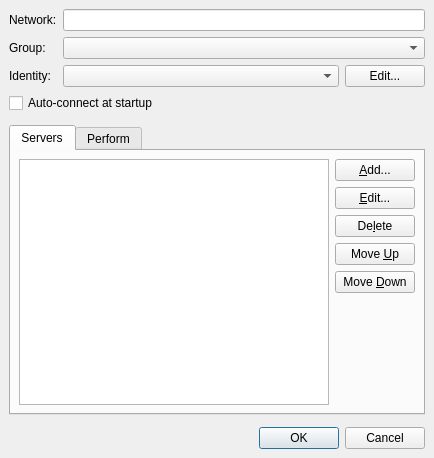
<ui version="4.0" >
 <class>NetworkEditDlg</class>
 <widget class="QDialog" name="NetworkEditDlg" >
  <property name="geometry" >
   <rect>
    <x>0</x>
    <y>0</y>
    <width>434</width>
    <height>458</height>
   </rect>
  </property>
  <property name="windowTitle" >
   <string>Edit Network Settings</string>
  </property>
  <layout class="QVBoxLayout" >
   <property name="margin" >
    <number>9</number>
   </property>
   <property name="spacing" >
    <number>6</number>
   </property>
   <item>
    <layout class="QGridLayout" >
     <property name="margin" >
      <number>0</number>
     </property>
     <property name="spacing" >
      <number>6</number>
     </property>
     <item row="2" column="0" >
      <widget class="QLabel" name="label_3" >
       <property name="text" >
        <string>Identity:</string>
       </property>
      </widget>
     </item>
     <item row="0" column="0" >
      <widget class="QLabel" name="label" >
       <property name="text" >
        <string>Network:</string>
       </property>
      </widget>
     </item>
     <item row="0" column="1" >
      <widget class="QLineEdit" name="networkName" />
     </item>
     <item row="2" column="1" >
      <layout class="QHBoxLayout" >
       <property name="margin" >
        <number>0</number>
       </property>
       <property name="spacing" >
        <number>6</number>
       </property>
       <item>
        <widget class="QComboBox" name="identityList" />
       </item>
       <item>
        <widget class="QPushButton" name="editIdentities" >
         <property name="sizePolicy" >
          <sizepolicy>
           <hsizetype>4</hsizetype>
           <vsizetype>0</vsizetype>
           <horstretch>0</horstretch>
           <verstretch>0</verstretch>
          </sizepolicy>
         </property>
         <property name="text" >
          <string>Edit...</string>
         </property>
        </widget>
       </item>
      </layout>
     </item>
     <item row="1" column="1" >
      <widget class="QComboBox" name="networkGroup" >
       <property name="insertPolicy" >
        <enum>QComboBox::NoInsert</enum>
       </property>
      </widget>
     </item>
     <item row="1" column="0" >
      <widget class="QLabel" name="label_2" >
       <property name="text" >
        <string>Group:</string>
       </property>
      </widget>
     </item>
    </layout>
   </item>
   <item>
    <widget class="QCheckBox" name="enableAutoConnect" >
     <property name="text" >
      <string>Auto-connect at startup</string>
     </property>
    </widget>
   </item>
   <item>
    <widget class="QWidget" native="1" name="widget" />
   </item>
   <item>
    <widget class="QTabWidget" name="tabWidget" >
     <property name="currentIndex" >
      <number>0</number>
     </property>
     <widget class="QWidget" name="tab" >
      <attribute name="title" >
       <string>Servers</string>
      </attribute>
      <layout class="QVBoxLayout" >
       <property name="margin" >
        <number>8</number>
       </property>
       <property name="spacing" >
        <number>6</number>
       </property>
       <item>
        <layout class="QHBoxLayout" >
         <property name="margin" >
          <number>0</number>
         </property>
         <property name="spacing" >
          <number>6</number>
         </property>
         <item>
          <widget class="QListWidget" name="serverList" />
         </item>
         <item>
          <layout class="QVBoxLayout" >
           <property name="margin" >
            <number>0</number>
           </property>
           <property name="spacing" >
            <number>6</number>
           </property>
           <item>
            <widget class="QPushButton" name="addServer" >
             <property name="text" >
              <string>&amp;Add...</string>
             </property>
            </widget>
           </item>
           <item>
            <widget class="QPushButton" name="editServer" >
             <property name="text" >
              <string>&amp;Edit...</string>
             </property>
            </widget>
           </item>
           <item>
            <widget class="QPushButton" name="deleteServer" >
             <property name="text" >
              <string>De&amp;lete</string>
             </property>
            </widget>
           </item>
           <item>
            <widget class="QPushButton" name="upServer" >
             <property name="text" >
              <string>Move &amp;Up</string>
             </property>
            </widget>
           </item>
           <item>
            <widget class="QPushButton" name="downServer" >
             <property name="text" >
              <string>Move &amp;Down</string>
             </property>
            </widget>
           </item>
           <item>
            <spacer>
             <property name="orientation" >
              <enum>Qt::Vertical</enum>
             </property>
             <property name="sizeHint" >
              <size>
               <width>20</width>
               <height>40</height>
              </size>
             </property>
            </spacer>
           </item>
          </layout>
         </item>
        </layout>
       </item>
      </layout>
      <widget class="QWidget" native="1" name="widget" >
       <property name="geometry" >
        <rect>
         <x>230</x>
         <y>20</y>
         <width>87</width>
         <height>151</height>
        </rect>
       </property>
      </widget>
     </widget>
     <widget class="QWidget" name="tab" >
      <attribute name="title" >
       <string>Perform</string>
      </attribute>
      <layout class="QVBoxLayout" >
       <property name="margin" >
        <number>8</number>
       </property>
       <property name="spacing" >
        <number>6</number>
       </property>
       <item>
        <layout class="QVBoxLayout" >
         <property name="margin" >
          <number>0</number>
         </property>
         <property name="spacing" >
          <number>6</number>
         </property>
         <item>
          <widget class="QTextEdit" name="performEdit" />
         </item>
         <item>
          <widget class="QLabel" name="label_4" >
           <property name="text" >
            <string>These commands are executed after connect.</string>
           </property>
          </widget>
         </item>
        </layout>
       </item>
      </layout>
     </widget>
    </widget>
   </item>
   <item>
    <widget class="QWidget" native="1" name="layoutWidget" />
   </item>
   <item>
    <widget class="QDialogButtonBox" name="buttonBox" >
     <property name="orientation" >
      <enum>Qt::Horizontal</enum>
     </property>
     <property name="standardButtons" >
      <set>QDialogButtonBox::Cancel|QDialogButtonBox::NoButton|QDialogButtonBox::Ok</set>
     </property>
    </widget>
   </item>
  </layout>
 </widget>
 <resources/>
 <connections>
  <connection>
   <sender>buttonBox</sender>
   <signal>rejected()</signal>
   <receiver>NetworkEditDlg</receiver>
   <slot>reject()</slot>
   <hints>
    <hint type="sourcelabel" >
     <x>216</x>
     <y>435</y>
    </hint>
    <hint type="destinationlabel" >
     <x>216</x>
     <y>228</y>
    </hint>
   </hints>
  </connection>
  <connection>
   <sender>buttonBox</sender>
   <signal>accepted()</signal>
   <receiver>NetworkEditDlg</receiver>
   <slot>accept()</slot>
   <hints>
    <hint type="sourcelabel" >
     <x>216</x>
     <y>435</y>
    </hint>
    <hint type="destinationlabel" >
     <x>216</x>
     <y>228</y>
    </hint>
   </hints>
  </connection>
 </connections>
</ui>
